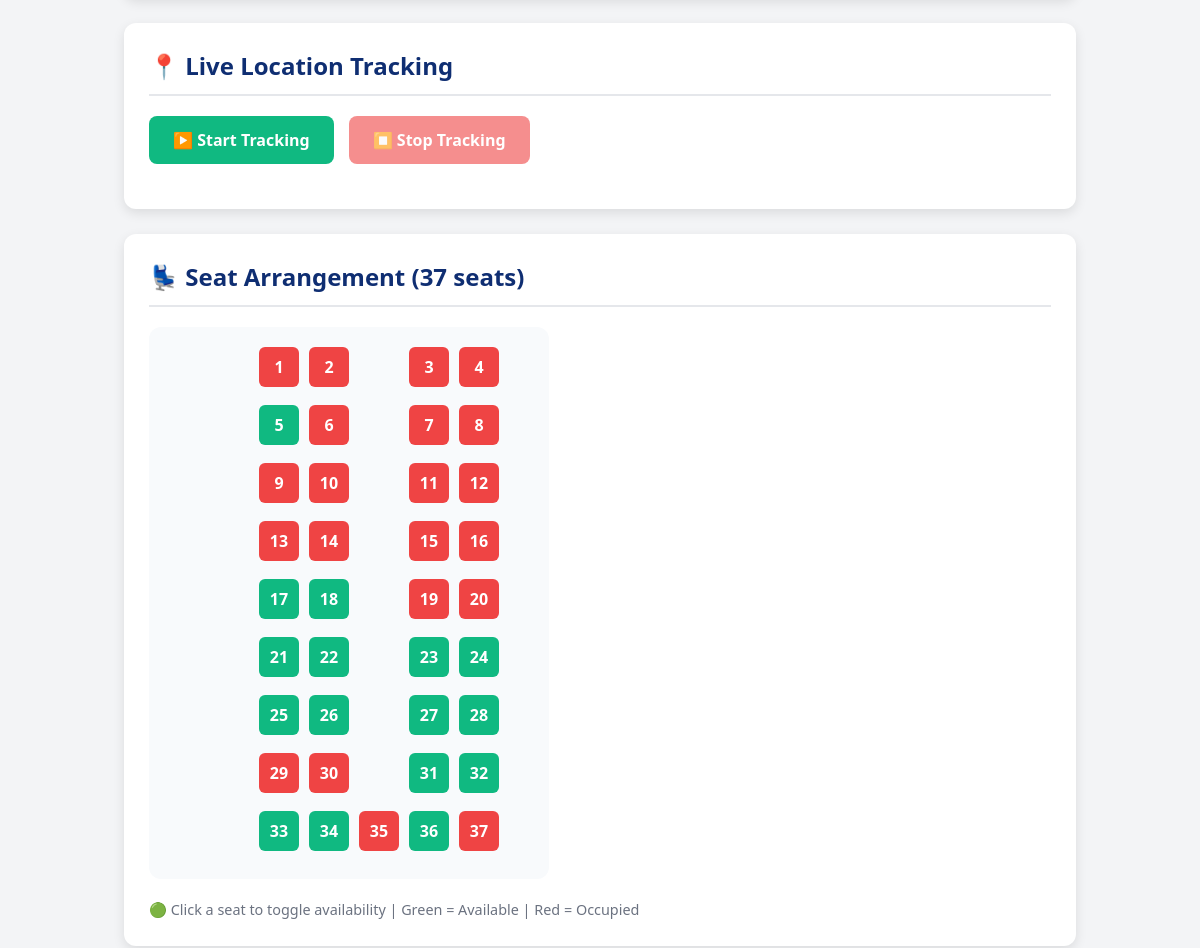
The app's page /driver/dashboard/ (signed in, middle part), older data.
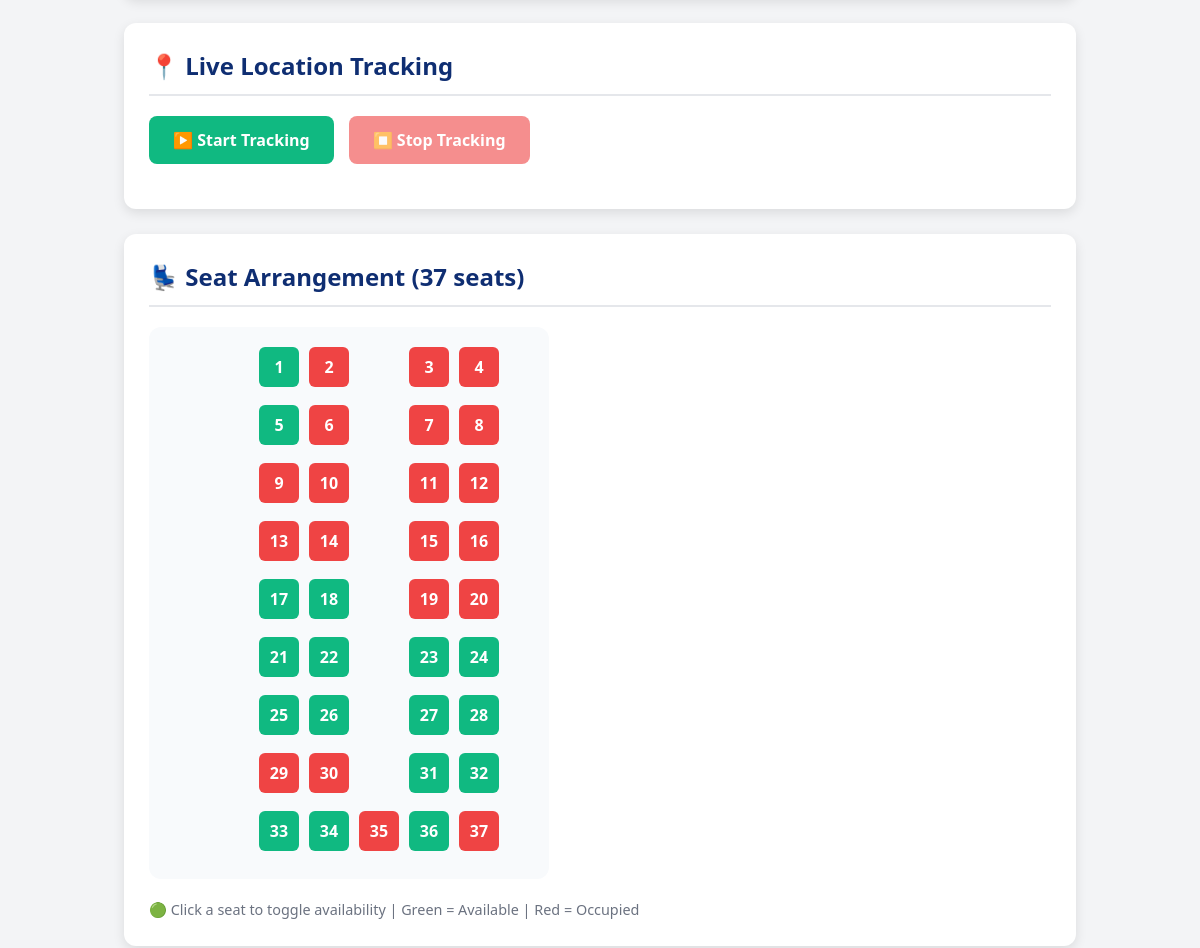
The same page, newer data.
### core/views.py (the view)
# urls.py: path('driver/dashboard/', views.driver_dashboard, name='driver_dashboard'),
@login_required
def driver_dashboard(request):
    if not hasattr(request.user, 'driver_profile'):
        return redirect('homepage')
    driver = request.user.driver_profile
    bus = driver.buses.first()
    seats = []
    last_row_start = None
    seat_grid_columns = []
    route = bus.route if bus else None
    if bus:
        if request.method == 'POST' and not bus.seats.exists():
            total_seats = int(request.POST.get('total_seats', bus.total_seats))
            bus.total_seats = total_seats
            bus.save()
            bus.create_seats()
    seats = list(bus.seats.order_by('seat_number').all())
    last_row_start = bus.total_seats - 5 if bus.total_seats >= 5 else 0
    seats_per_row = 4
    col_map = [2, 3, 5, 6]
    for idx, seat in enumerate(seats):
        if idx < last_row_start:
            row = (idx // seats_per_row) + 1
            pos = idx % seats_per_row
            col = col_map[pos]
        else:
            row = (last_row_start // seats_per_row) + 1 if last_row_start > 0 else (idx // seats_per_row) + 1
            col = (idx - last_row_start) + 2
            if col < 2:
                col = 2
            if col > 6:
                col = 6
        seat_grid_columns.append((seat, row, col))
    context = {
        'driver': driver,
        'bus': bus,
        'route': route,
        'seats': seats,
        'last_row_start': last_row_start,
        'seat_grid_columns': seat_grid_columns,
        'last_contact_user_id': None,
    }
    try:
        last_msg = Message.objects.filter(recipient=request.user).exclude(sender=request.user).order_by('-created_at').first()
        if last_msg:
            context['last_contact_user_id'] = last_msg.sender.id
    except Exception:
        pass
    return render(request, 'driver/dashboard.html', context)

### core/models.py (called while the page is built)
    def get_stops_list(self):
        return [rs.stop for rs in self.routestop_set.order_by('order')]

### core/templates/driver/dashboard.html (shortened to what this page needs)
{% extends 'base.html' %}
{% load static %}
{% block content %}
<div class="dashboard-container">
    {% if driver.verified %}
        {% if route and bus %}
            <div class="dashboard-section">
                <h2 class="section-title">📍 Live Location Tracking</h2>
                <div class="tracking-controls">
                    <button id="startTracking" class="tracking-btn start-tracking">
                        ▶️ Start Tracking
                    </button>
                    <button id="stopTracking" class="tracking-btn stop-tracking" disabled>
                        ⏹️ Stop Tracking
                    </button>
                </div>
            </div>
            <div class="dashboard-section">
                <h2 class="section-title">💺 Seat Arrangement ({{ bus.total_seats }} seats)</h2>
                <div class="seat-grid">
                    {% for seat, row, col in seat_grid_columns %}
                        <button class="seat-btn {% if seat.is_available %}seat-available{% else %}seat-occupied{% endif %}"
                            data-seat-id="{{ seat.id }}"
                            style="grid-column: {{ col }}; grid-row: {{ row }};">
                            {{ seat.seat_number }}
                        </button>
                    {% endfor %}
                </div>
                <div class="seat-info">
                    🟢 Click a seat to toggle availability | Green = Available | Red = Occupied
                </div>
            </div>
        {% else %}
            <div class="no-route-assigned">
                <h3>⚠️ No Route Assigned</h3>
                <p>Please contact the administrator to assign a route to your account.</p>
            </div>
        {% endif %}
    {% else %}
        <div class="pending-verification">
            <h3>⏳ Verification Pending</h3>
            <p>Your driver account is pending admin verification. You will be notified once approved.</p>
        </div>
    {% endif %}
</div>
{% endblock %}

Row changes from the older to the newer data that the page shows:
changed Seat (number 1 of 37 on the later page): is_available False → True (drawn)
